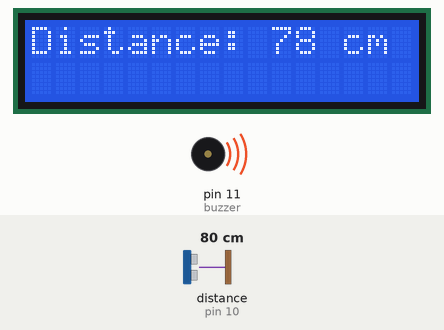
Simulated run of this sketch. Board: Arduino Uno, built with avr-gcc and run on an emulated ATmega328P. Parts: 16×2 character LCD, buzzer (waves = sounding, pin HIGH). Wiring (inferred from the names in the program): ultrasonic range finder: trigger pin 9; echo pin 10. The test bench sets the inputs (shaded band); at power-on: distance to the obstacle (sensor on pin 10) 80 cm. The echo pulse lasts 58.3 µs per cm; pins used as bus, display or sensor lines are not drawn.

Above: at 1.3 s.
1.4 s: distance to the obstacle (sensor on pin 10) set to 2 cm
At 2.6 s:
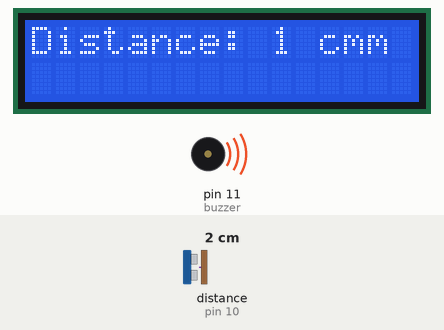
2.9 s: distance to the obstacle (sensor on pin 10) set to 4 cm
At 3.2 s:
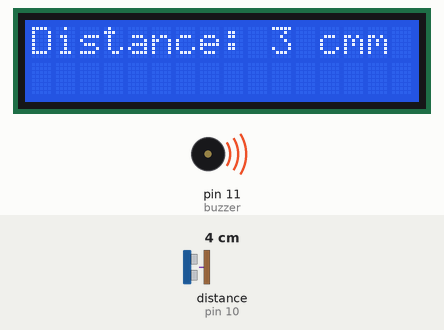
4.4 s: distance to the obstacle (sensor on pin 10) set to 9 cm
At 5.0 s:
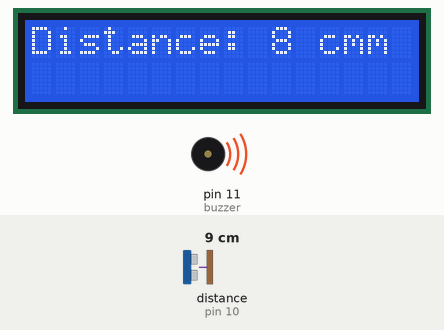
Timing chart, 0 to 7.4 s (numbered marks = the images above; inputs shaded):
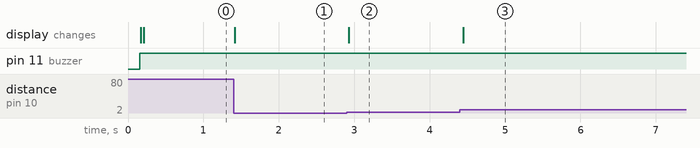

The sketch:

carLogic.ino
```cpp
#include <LiquidCrystal_I2C.h>
LiquidCrystal_I2C lcd(0x27,16,2);
const int trigPin = 9;
const int echoPin = 10;
const int buzzer = 11;
long duration;
int distanceCm;

void setup() {
Serial.begin(9600);
lcd.begin(16,2);
lcd.init();
lcd.setBacklight(HIGH);
Serial.begin(9600);
pinMode(trigPin, OUTPUT);
pinMode(echoPin, INPUT);
pinMode(buzzer, OUTPUT);
}

void loop() {
digitalWrite(trigPin, LOW);
delayMicroseconds(2);
digitalWrite(trigPin, HIGH);
delayMicroseconds(10);
digitalWrite(trigPin, LOW);
duration = pulseIn(echoPin, HIGH);
distanceCm= duration*0.034/2;

lcd.setCursor(0,0);
lcd.print("Distance: ");
lcd.print(distanceCm);
lcd.print(" cm");
delay(10);

if(distanceCm <= 300){
    digitalWrite(buzzer, HIGH);
    delay(10);
  }
  else {
    digitalWrite (buzzer, LOW);
    delay(10);
  }
}
```

Measured:
- after the input at 1.4 s, the display: changes at once (image 1)
- after the input at 2.9 s, the display: changes at once (image 2)
- after the input at 4.4 s, the display: changes after 0.05 s (image 3)
